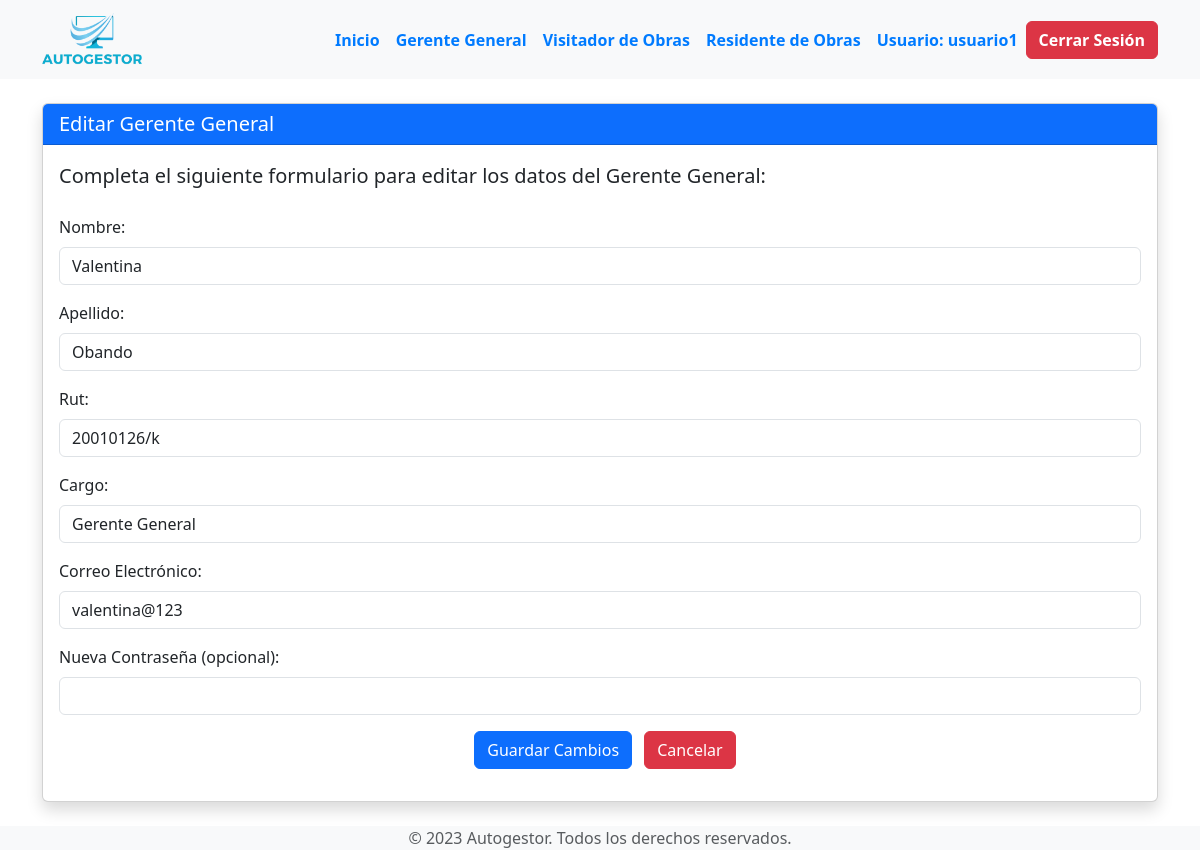
Screenshot of /secciones/empresas/gerente_general/editar_gerente.php?id=1 (signed in) with the database file from the repository.
### tables this page shows
CREATE TABLE `gerentes_generales` (
  `id` int(11) NOT NULL,
  `id_empresa` int(11) DEFAULT NULL,
  `nombre` varchar(50) NOT NULL,
  `apellido` varchar(50) NOT NULL,
  `rut` varchar(20) NOT NULL,
  `cargo` varchar(50) NOT NULL,
  `correo` varchar(100) NOT NULL,
  `contrasena` varchar(255) NOT NULL
);

### secciones/empresas/gerente_general/editar_gerente.php (the view, shortened to what this page needs)
<?php
include("../../../bd.php");
$id_empresa_actual = $_SESSION['id_empresa'];
$id_gerente = $_GET['id'] ?? null;
$stmt = $conexion->prepare("SELECT * FROM gerentes_generales WHERE id = :id AND id_empresa = :id_empresa");
$stmt->bindParam(":id", $id_gerente, PDO::PARAM_INT);
$stmt->bindParam(":id_empresa", $id_empresa_actual, PDO::PARAM_INT);
$stmt->execute();
$gerente = $stmt->fetch(PDO::FETCH_ASSOC);
include("../templates/header_empresa.php");
?>
<div class="card shadow">
    <div class="card-header bg-primary text-white">
        <h5 class="mb-0">Editar Gerente General</h5>
    </div>
    <div class="card-body">
        <p class="lead mb-4">
            Completa el siguiente formulario para editar los datos del Gerente General:
        </p>
        <form action="" method="post">
            <div class="mb-3">
                <label for="nombre" class="form-label">Nombre:</label>
                <input type="text" class="form-control" id="nombre" name="nombre" value="<?php echo htmlspecialchars($gerente['nombre']); ?>" required>
            </div>
            <div class="mb-3">
                <label for="apellido" class="form-label">Apellido:</label>
                <input type="text" class="form-control" id="apellido" name="apellido" value="<?php echo htmlspecialchars($gerente['apellido']); ?>" required>
            </div>
            <div class="mb-3">
                <label for="rut" class="form-label">Rut:</label>
                <input type="text" class="form-control" id="rut" name="rut" value="<?php echo htmlspecialchars($gerente['rut']); ?>" required>
            </div>
            <div class="mb-3">
                <label for="cargo" class="form-label">Cargo:</label>
                <input type="text" class="form-control" id="cargo" name="cargo" value="<?php echo htmlspecialchars($gerente['cargo']); ?>" readonly>
            </div>
            <div class="mb-3">
                <label for="correo" class="form-label">Correo Electrónico:</label>
                <input type="email" class="form-control" id="correo" name="correo" value="<?php echo htmlspecialchars($gerente['correo']); ?>" required>
            </div>
            <div class="mb-3">
                <label for="nueva_contrasena" class="form-label">Nueva Contraseña (opcional):</label>
                <input type="password" class="form-control" id="nueva_contrasena" name="nueva_contrasena">
            </div>
            <div class="text-center">
                <button type="submit" class="btn btn-primary me-2">Guardar Cambios</button>
                <a href="index_gerente.php" class="btn btn-danger">Cancelar</a>
            </div>
        </form>
    </div>
</div>
<?php include("../templates/footer_empresa.php"); ?>

### CSS/styles.css (style rules this page uses)
.btn-outline-primary, .btn-primary { margin-left: 10px; }
html, body { display: flex; flex-direction: column; min-height: 100vh; }

### secciones/empresas/templates/header_empresa.php (style rules this page uses)
body { display: flex; flex-direction: column; min-height: 100vh; }

### rows the page displays
gerentes_generales: nombre "Valentina", apellido "Obando", rut "20010126/k", cargo "Gerente General", correo "valentina@123"

### other values shown
$_SESSION['nombre_usuario'] "usuario1"
